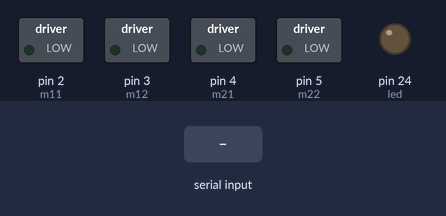
The sketch below on a simulated Arduino Mega 2560, built with avr-gcc and run on an emulated ATmega2560. Parts: switched loads named in the sketch (green lamp = pin HIGH), output pins drawn as LEDs (lit = HIGH). The test bench sets the inputs (shaded band).

Above: at 1.2 s.
1.3 s: "Right" received over Serial
At 2.5 s:
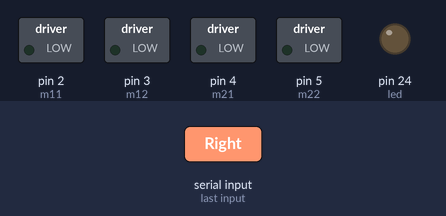
2.8 s: "Left" received over Serial
At 3.8 s:
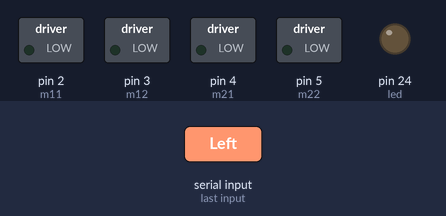
4.3 s: "F" received over Serial
At 4.9 s:
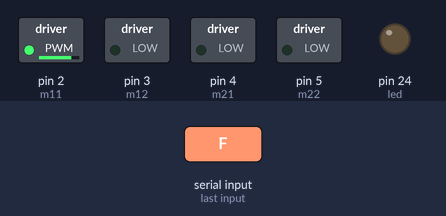
5.8 s: "Rigt" received over Serial
At 7.0 s:
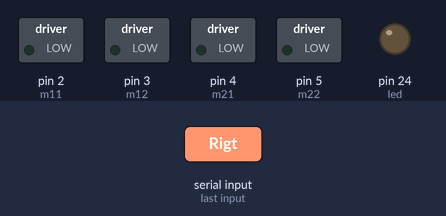
7.3 s: "B" received over Serial
At 8.2 s:
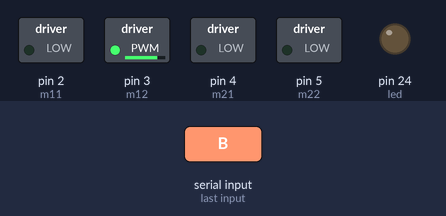
8.8 s: "G" received over Serial
At 9.5 s:
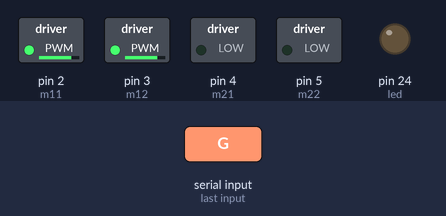
Timing chart, 0 to 11.3 s (numbered marks = the images above; inputs shaded):
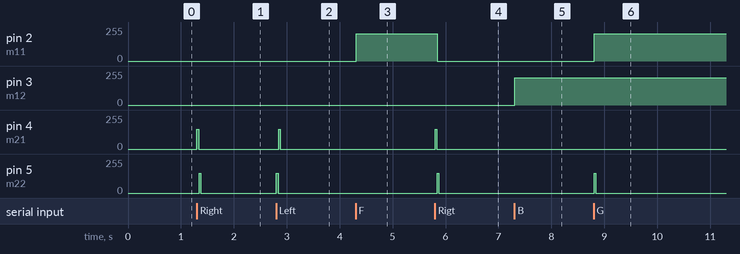

Measured:
- after the input at 1.3 s, pin 4 (m21): 0/255 → 150/255 at once, → 0/255 0.04 s later; pin 5 (m22): 0/255 → 150/255 after 0.05 s, → 0/255 0.03 s later
- after the input at 2.8 s, pin 4 (m21): 0/255 → 150/255 after 0.05 s, → 0/255 0.03 s later; pin 5 (m22): 0/255 → 150/255 at once, → 0/255 0.04 s later
- after the input at 4.3 s, pin 2 (m11): 0/255 → 204/255 at once
- after the input at 5.8 s, pin 2 (m11): 204/255 → 0/255 after 0.05 s; pin 4 (m21): 0/255 → 150/255 at once, → 0/255 0.04 s later; pin 5 (m22): 0/255 → 150/255 after 0.05 s, → 0/255 0.03 s later
- after the input at 7.3 s, pin 3 (m12): 0/255 → 204/255 at once
- after the input at 8.8 s, pin 2 (m11): 0/255 → 204/255 at once; pin 5 (m22): 0/255 → 150/255 at once, → 0/255 0.04 s later

The sketch:

arduinoCarSourceCode.ino
```cpp
const int m11 = 2;
const int m12 = 3;
const int m21 = 4;
const int m22 = 5;
const int led = 24;
String wheelState = "Center";
float speed = 204;

void setup()
{
  // put your setup code here, to run once:
  Serial.begin(9600);
  pinMode(m11, OUTPUT);
  pinMode(m12, OUTPUT);
  pinMode(m21, OUTPUT);
  pinMode(m22, OUTPUT);
  pinMode(led, OUTPUT);
}

void loop()
{
  // put your main code here, to run repeatedly:
  if(Serial.available() > 0)
  {
    char command = Serial.read();
    switch(command)
    {
      case 'F' : ForwardButtonPressed(); break;
      case 'B' : BackwardsButtonPressed(); break;
      case 'G' : ForwardLeft(); break;
      case 'I' : ForwardRight(); break;
      case 'H' : BackwardsLeft(); break;
      case 'J' : BackwardsRight(); break;
      case 'L' : Left(); break;
      case 'R' : Right(); break;
      case 'W' : FrontLightsOn(); break;
      case 'w' : FrontLightsOff(); break;
      case '0' : speed = 0; break;
      case '1' : speed = 25.5; break;
      case '2' : speed = 51; break;
      case '3' : speed = 76.5; break;
      case '4' : speed = 102; break;
      case '5' : speed = 127.5; break;
      case '6' : speed = 153; break;
      case '7' : speed = 178.5; break;
      case '8' : speed = 204; break;
      case '9' : speed = 229.5; break;
      case 'q' : speed = 255; break;
      default : Stop(); break;
    }
  }
  delay(10);
}

void Stop()
{
  analogWrite(m12, 0);
  analogWrite(m11, 0);
  CenterFrontWheels();
}

void ForwardButtonPressed()
{
  CenterFrontWheels();
  Forward();
}

void BackwardsButtonPressed()
{
  CenterFrontWheels();
  Backwards();
}

void ForwardLeft()
{
  Forward();
  Left();
}

void ForwardRight()
{
   Forward();
   Right();
}

void BackwardsLeft()
{
   Backwards();
   Left();
}

void BackwardsRight()
{
   Backwards();
   Right();
}

void Forward()
{
  analogWrite(m11, speed);
}


void Backwards()
{
  analogWrite(m12, speed);
}

void Left()
{
  if(wheelState != "Left")
  {
      analogWrite(m22, 150);
      if(wheelState == "Right")
      {
        delay(35);
      }
      delay(35);
      analogWrite(m22, 0);
      wheelState = "Left";
  }
}


void Right()
{
  if(wheelState != "Rigt")
  {
      analogWrite(m21, 150);
      if(wheelState == "Left")
      {
        delay(35);
      }
      delay(35);
      analogWrite(m21, 0);
      wheelState = "Rigt";
  }
}

void CenterFrontWheels()
{
  if(wheelState == "Left")
  {
      analogWrite(m21, 150);
      delay(25);
      analogWrite(m21, 0);
      wheelState = "Center";
  }
  else if(wheelState == "Rigt")
  {
      analogWrite(m22, 150);
      delay(25 );
      analogWrite(m22, 0);
      wheelState = "Center";
  }
}

void FrontLightsOn()
{
  digitalWrite(led, HIGH);
}

void FrontLightsOff()
{
  digitalWrite(led, LOW);
}
```
